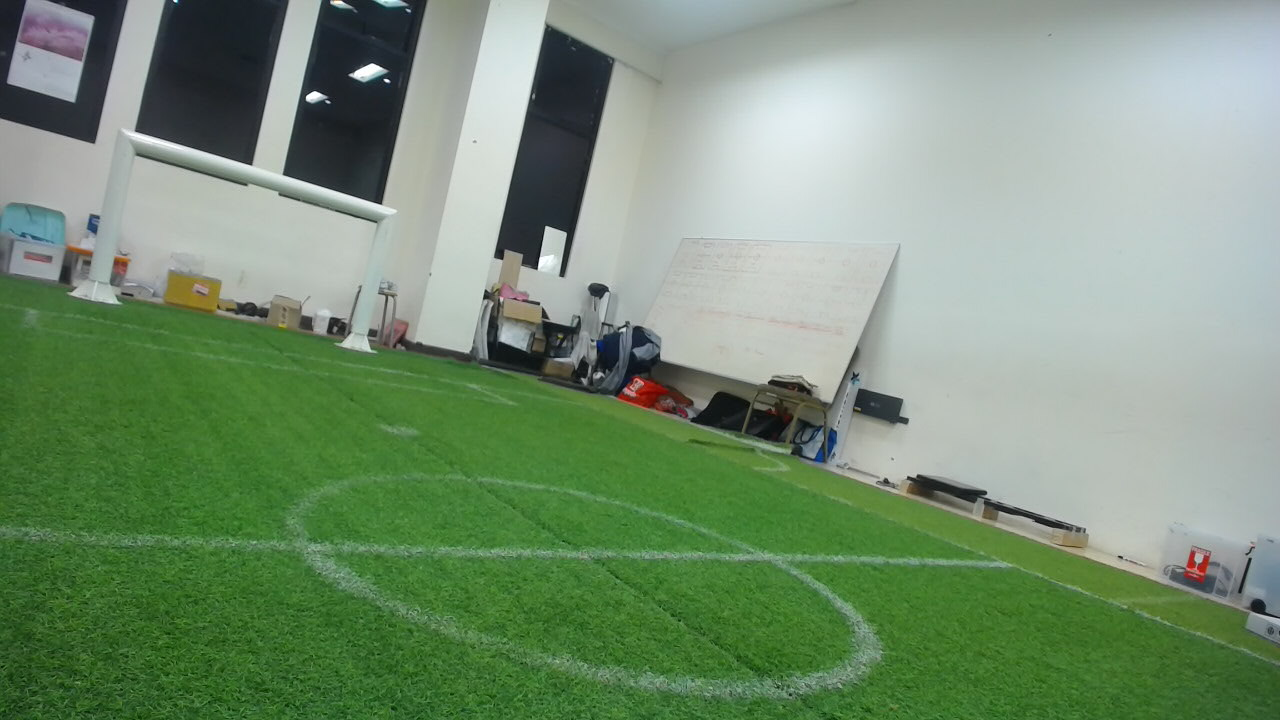
#> input picture Source-Code/image4.jpg, 1280 x 720 px, found by its file name
$ python Line-Extraction.py   (Python 2 division)
#> lines starting #> are read from the running program, lines starting #| are printed output that depends on the picture; after the words box and inside, x2 and y2 are one past the last pixel; in counts of white or black regions, pixels touching at a corner belong together
# Author : Eko Rudiawan
import time
import cv2
import numpy as np
import math
import matplotlib.pyplot as plt

IMAGE_WIDTH = 640
HALF_IMAGE_WIDTH = IMAGE_WIDTH / 2
IMAGE_HEIGHT = 360

angleStep = 1
lengthStep = 5

iepfEnable = True
oneCylce = False
showBinary = False

# Transform scanning coordinat to camera coordinat
def transToImgFrame(x,y):
    # x = x + 160
    x = x + HALF_IMAGE_WIDTH
    y = (y-IMAGE_HEIGHT) * -1
    return (x,y)

# Polar to cartesian
def polToCart(radius, theta):
    x = int(radius * math.cos(math.radians(theta)))
    y = int(radius * math.sin(math.radians(theta)))
    return (x,y)

def nothing(x):
	pass

def measPointToPoint(varP1, varP2):
    return math.sqrt(((varP2[0]-varP1[0])*(varP2[0]-varP1[0])) + ((varP2[1]-varP1[1])*(varP2[1]-varP1[1])))

# https://en.wikipedia.org/wiki/Distance_from_a_point_to_a_line
def measPointToLine(varPk, varPl, varP0):
    return abs((varPl[1]-varPk[1])*varP0[0] - (varPl[0]-varPk[0])*varP0[1] + varPl[0]*varPk[1] - varPl[1]*varPk[0]) / math.sqrt( math.pow((varPl[0] - varPk[0]),2) + math.pow((varPl[1] - varPk[1]),2) )

# Fungsi IEPF
# Input berupa list koordinat titik dan list endpoint dari titik
# Ouput berupa list persamaan garis dalam bentuk Ax + By + C = 0
def iepfFunction(dThreshold, ptList, ePtList):
    maxDPtToLine = 0
    breakPointIndex = -1

    # [13 lines of commented-out code are left out]
    jumlahEndpoint = len(ePtList[0])

    # loop sebanyak jumlah end point yang diinputkan
    for i in range(0, jumlahEndpoint-1):
        # A = y2 - y1 / x2 - x1
        # cuk = 0.000000000000000000000000001
        varA = float(ePtList[1][i+1] - ePtList[1][i]) / float(ePtList[0][i+1] - ePtList[0][i])
        # B = -1
        varB = -1.00
        # C = y - Ax
        varC = float(ePtList[1][i] - varA * ePtList[0][i])
        # print 'IEPF Line Function {}x  + {}y + {} = 0'.format(varA, varB, varC)
        # listLineFunc[0].append(varA)
        # listLineFunc[1].append(varB)
        # listLineFunc[2].append(varC)
        # loop sebanyak jumlah titik yang berada diantara endpoint
        for j in range(ePtList[2][i],ePtList[2][i+1]):
            # print 'j = {}'.format(j)
            if j == 0 or j == ePtList[2][i]:
                continue
            # Pengukuran jarak titik ke line
            # d = | ax1 + by1 + c / sqrt(a^2 + b^2) |
            dPtToLine =  float(abs((varA*ptList[0][j] + varB*ptList[1][j] + varC) / (math.sqrt(varA*varA + varB*varB))))
            # print 'D = {}'.format(dPtToLine)
            if dPtToLine > dThreshold:
                if (dPtToLine > maxDPtToLine):
                    maxDPtToLine = dPtToLine
                    breakPointIndex = j

    if(breakPointIndex != -1):
        # Cari nilai MNE
        ePtList[0].insert(jumlahEndpoint-1, ptList[0][breakPointIndex])
        ePtList[1].insert(jumlahEndpoint-1, ptList[1][breakPointIndex])
        ePtList[2].insert(jumlahEndpoint-1, breakPointIndex)

        # [5 lines of commented-out code are left out]
        ePtList = iepfFunction(dThreshold, ptList, ePtList)
    # [7 lines of commented-out code are left out]
    return ePtList

def mergeLine(mneThreshold, ptList, ePtList):
    jumlahEndpoint = len(ePtList[0])
    for i in range(0, jumlahEndpoint-2):
        # print 'garis'
        varPk = [ePtList[0][i] , ePtList[1][i]]
        varPl = [ePtList[0][i+2] , ePtList[1][i+2]]
        varP0 = [ePtList[0][i+1] , ePtList[1][i+1]]
        varMaxDistance = measPointToLine(varPk,varPl,varP0)
        varPk = [ePtList[0][i] , ePtList[1][i]]
        varPl = [ePtList[0][i+1] , ePtList[1][i+1]]
        prevIndex = ePtList[2][i+1] - 1
        nextIndex = ePtList[2][i+1] + 1
        # print 'PREV {} NEXT{}'.format(prevIndex, nextIndex)
        varP0 = [ptList[0][prevIndex], ptList[1][nextIndex]]
        # print 'K {},{} L {},{} P0 {},{}'.format(varPk[0], varPk[1], varPl[0], varPl[1], varPl[0], varPl[1])
        print varPk
        print varPl
        print varP0
        xx = measPointToLine(varPk,varPl,varP0)
        varMNEprev = varMaxDistance / xx
        # print 'MNE Prev {}'.format(varMNEprev)
        print 'Prev list'
        print ePtList
        if varMNEprev > 2:
            # remX = ePtList[0][i+1]
            # remY = ePtList[1][i+1]
            # remIndex = ePtList[2][i+1]
            # ePtList[0].remove(remX)
            ePtList[0].pop(i+1)
            ePtList[1].pop(i+1)
            ePtList[2].pop(i+1)
        # print 'K {},{} L {},{}'.format(varPk[0], varPk[1], varPl[0], varPl[1],)
        # for j in range(ePtList[2][i],ePtList[2][i+1]):
        print 'last list'
        print ePtList
    return ePtList

def main():
    # Green Color Default Parameter
    cv2.namedWindow('Green')
    cv2.namedWindow('White')
    cv2.createTrackbar('gHMin','Green',0,255,nothing)
    cv2.createTrackbar('gHMax','Green',0,255,nothing)
    cv2.createTrackbar('gSMin','Green',0,255,nothing)
    cv2.createTrackbar('gSMax','Green',0,255,nothing)
    cv2.createTrackbar('gVMin','Green',0,255,nothing)
    cv2.createTrackbar('gVMax','Green',0,255,nothing)

    cv2.setTrackbarPos('gHMin','Green',40)
    cv2.setTrackbarPos('gHMax','Green',60)
    cv2.setTrackbarPos('gSMin','Green',50)
    cv2.setTrackbarPos('gSMax','Green',255)
    cv2.setTrackbarPos('gVMin','Green',55)
    cv2.setTrackbarPos('gVMax','Green',255)

    # White Color Default Parameter
    cv2.createTrackbar('wHMin','White',0,255,nothing)
    cv2.createTrackbar('wHMax','White',0,255,nothing)
    cv2.createTrackbar('wSMin','White',0,255,nothing)
    cv2.createTrackbar('wSMax','White',0,255,nothing)
    cv2.createTrackbar('wVMin','White',0,255,nothing)
    cv2.createTrackbar('wVMax','White',0,255,nothing)

    cv2.setTrackbarPos('wHMin','White',0)
    cv2.setTrackbarPos('wHMax','White',255)
    cv2.setTrackbarPos('wSMin','White',0)
    cv2.setTrackbarPos('wSMax','White',255)
    cv2.setTrackbarPos('wVMin','White',140)
    cv2.setTrackbarPos('wVMax','White',255)

    # Calculating maximum length
    maxL = math.sqrt(HALF_IMAGE_WIDTH*HALF_IMAGE_WIDTH+IMAGE_HEIGHT*IMAGE_HEIGHT)
    maxL = int(maxL)
    # print maxL

    while(1):
        start = time.time()
        # Load image from file
        frame = cv2.imread("d:\Research\BarelangFC-Line-Extraction\Source-Code\image4.jpg")
#> frame is the input picture: shape (720, 1280, 3); mean B, G, R 116.2, 144.8, 119.9
        frame = cv2.resize(frame,None,fx=0.5, fy=0.5, interpolation = cv2.INTER_CUBIC)
#> frame: shape (360, 640, 3)
        # print frame.shape[:2]
        modifiedFrame = frame.copy()

        hsv = cv2.cvtColor(frame, cv2.COLOR_BGR2HSV)
#> hsv: shape (360, 640, 3); mean H, S, V 66.3, 73.9, 145.9

        gHMax = cv2.getTrackbarPos('gHMax','Green')
        gHMin = cv2.getTrackbarPos('gHMin','Green')
        gSMax = cv2.getTrackbarPos('gSMax','Green')
        gSMin = cv2.getTrackbarPos('gSMin','Green')
        gVMax = cv2.getTrackbarPos('gVMax','Green')
        gVMin = cv2.getTrackbarPos('gVMin','Green')

        wHMax = cv2.getTrackbarPos('wHMax','White')
        wHMin = cv2.getTrackbarPos('wHMin','White')
        wSMax = cv2.getTrackbarPos('wSMax','White')
        wSMin = cv2.getTrackbarPos('wSMin','White')
        wVMax = cv2.getTrackbarPos('wVMax','White')
        wVMin = cv2.getTrackbarPos('wVMin','White')

        lowerGreen = np.array([gHMin,gSMin,gVMin])
        upperGreen = np.array([gHMax,gSMax,gVMax])

        lowerWhite = np.array([wHMin,wSMin,wVMin])
        upperWhite = np.array([wHMax,wSMax,wVMax])

        # Binary filtering
        gBinary = cv2.inRange(hsv, lowerGreen, upperGreen)
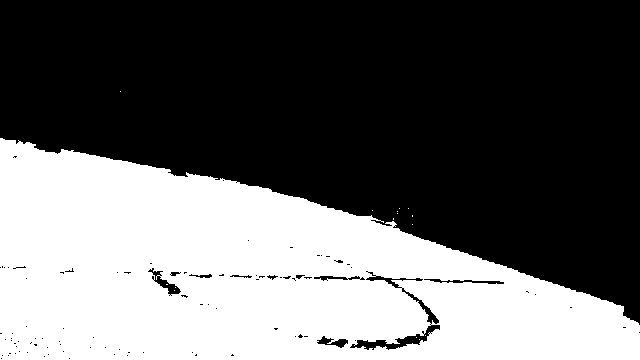
#> gBinary: shape (360, 640); 39.7% white; 16 white regions (15 under 20 px), largest, box (x1, y1, x2, y2) and area: (0, 138, 640, 360) 91556
        wBinary = cv2.inRange(hsv, lowerWhite, upperWhite)
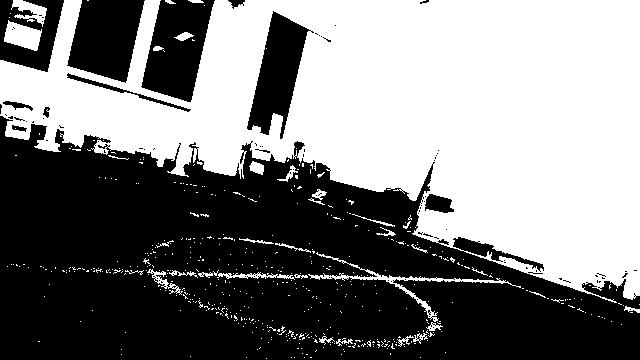
#> wBinary: shape (360, 640); 49.1% white; 507 white regions (472 under 20 px), largest, box (x1, y1, x2, y2) and area: (0, 0, 640, 303) 107629, (308, 252, 521, 322) 1016, (4, 20, 42, 51) 735

        listPointP = [[0,0]]
        del listPointP[:]
        listPointP.append([])
        listPointP.append([])

        # Rotation Scanning
        dBetweenP = 0
        for i in range(180,0-angleStep,angleStep*-1):
            foundGreen = False
            lastFoundGreen = False
            lastFoundWhite = False
            foundWhite = False

            for j in range(maxL,0,lengthStep*-1):
                # print 'Polar {},{}'.format(j, i)
                x,y =  polToCart(j,i)
                # print 'Car {},{}'.format(x, y)
                x,y =  transToImgFrame(x,y)
                # print 'CV{},{}'.format(x, y)
                if x >= 0 and x < IMAGE_WIDTH and y >= 0 and y < IMAGE_HEIGHT:
                    # print gBinary
                    #  kolom x baris
                    if foundGreen == False:
                        warna = gBinary.item(y,x)
                    else:
                        warna = wBinary.item(y,x)
                else:
                    warna = 0

                # Jika belum ketemu hijau
                if foundGreen == False:
                    if warna == 255:
                        dBetweenP = 0
                        foundGreen = True
                        # Cek jarak dulu sebelum dimasukkan ke list
                        listIndex = len(listPointP[0])-1
                        # print 'Index '
                        # print listIndex
                        if listIndex != -1:
                            varP1 = [0,0]
                            varP1[0] = x
                            varP1[1] = y
                            varP2 = [0,0]
                            varP2[0] = listPointP[0][listIndex]
                            varP2[1] = listPointP[1][listIndex]
                            # [4 lines of commented-out code are left out]
                            dBetweenP = measPointToPoint(varP1,varP2)
                        # [5 lines of commented-out code are left out]
                        if dBetweenP < 50:
                            listPointP[0].append(x)
                            listPointP[1].append(y)
                        # if listIndex != -1:
                            # print listPointP
                        color = (0,0,255)
                        # print 'merahhhhhhh'
                        # cv2.circle(frame,(x,y), 2, (0,0,255), -1)
                    elif warna == 0:
                        color = (255,0,0)
                        # print 'bitu'

                # Jika sudah ketemu hijau cek warna putih
                else:
                    if warna == 255:
                        foundWhite = True
                        color = (0,255,255)
                        # print 'merahhhhhhh'
                        # cv2.circle(frame,(x,y), 2, (0,0,255), -1)
                    elif warna == 0:
                        color = (255,255,0)
                        # print 'bitu'
                if lastFoundGreen == False and foundGreen == True:
                    cv2.circle(modifiedFrame,(x,y), 2, color, -1)
                if lastFoundWhite == False and foundWhite == True:
                    cv2.circle(modifiedFrame,(x,y), 2, color, -1)
                # Update parameter
                lastFoundGreen = foundGreen
                lastFoundWhite = foundWhite
                if foundWhite:
                    break
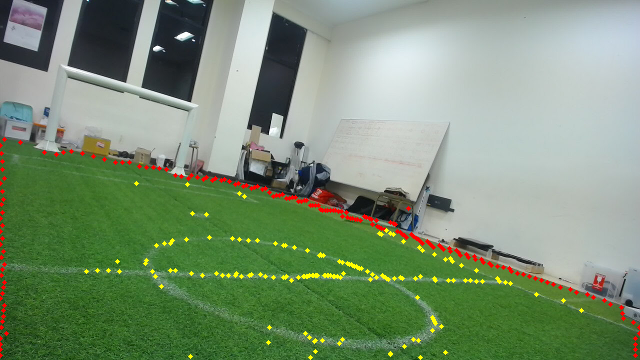
#> modifiedFrame: shape (360, 640, 3); mean B, G, R 115, 144.6, 122.8
#> after the loop, dBetweenP = 6; listIndex = 177; varP1 = [635, 355]; varP2 = [635, 349]


        # print listPointP

        # Input 2 buah endpoint untuk masukan awal
        if iepfEnable == True:
            endPoint0 = 0
            endPointN = len(listPointP[0])-1

            listEndPoint = [[0,0]]
            del listEndPoint[:]
            listEndPoint.append([])
            listEndPoint.append([])
            listEndPoint.append([])

            # endPoint0 x,y coordinat dan index
            listEndPoint[0].append(listPointP[0][endPoint0])
            listEndPoint[1].append(listPointP[1][endPoint0])
            listEndPoint[2].append(endPoint0)

            # endPointN x,y coordinat dan index
            listEndPoint[0].append(listPointP[0][endPointN])
            listEndPoint[1].append(listPointP[1][endPointN])
            listEndPoint[2].append(endPointN+1)

            listPredLine = iepfFunction(50, listPointP, listEndPoint)

            plt.title("IEPF Algorithm")
            plt.plot(listPointP[0], listPointP[1], 'ro')
            plt.plot(listPredLine[0], listPredLine[1])
            plt.axis([0, IMAGE_WIDTH, 0,IMAGE_HEIGHT])
            plt.show()
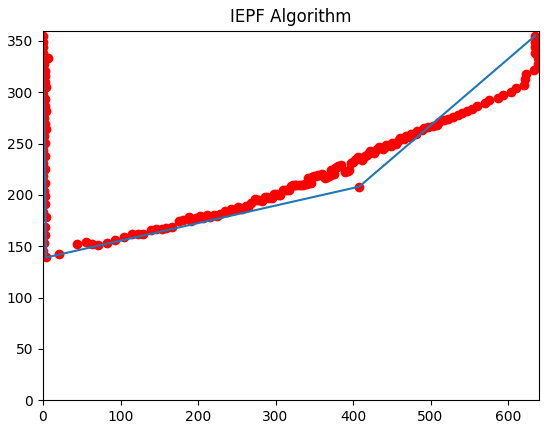
#> figure drawn by matplotlib, 1 panel

            print 'Predicted Line'
            print listPredLine
            for i in range(0,len(listPredLine[0])-1):
                cv2.line(modifiedFrame,(listPredLine[0][i],listPredLine[1][i]),(listPredLine[0][i+1],listPredLine[1][i+1]),(255,0,0),5)
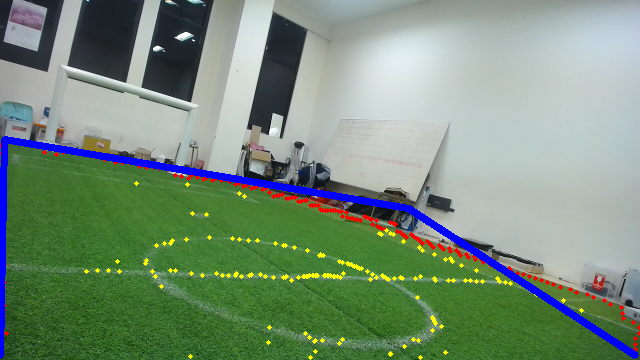
#> modifiedFrame: shape (360, 640, 3); 2.69% of pixels changed, all inside (x1, y1, x2, y2) = (0, 136, 639, 359)

        # cv2.imshow("frame",frame)
        cv2.imshow("New Image",modifiedFrame)
        if showBinary == True:
            cv2.imshow("Green Bin",gBinary)
            cv2.imshow("White Bin",wBinary)
        # Plot list of point

        end = time.time()
        miliseconds = end - start
        FPS = 1/miliseconds
        print 'fps = '
        print FPS

        k = cv2.waitKey(5) & 0xFF
#> (key Esc is pressed here)
        if k == 27:
            break
        if oneCylce == True:
            break

    cv2.destroyAllWindows()

if __name__ == "__main__":
    main()

$ run again, with Source-Code/image2.jpg copied over Source-Code/image4.jpg
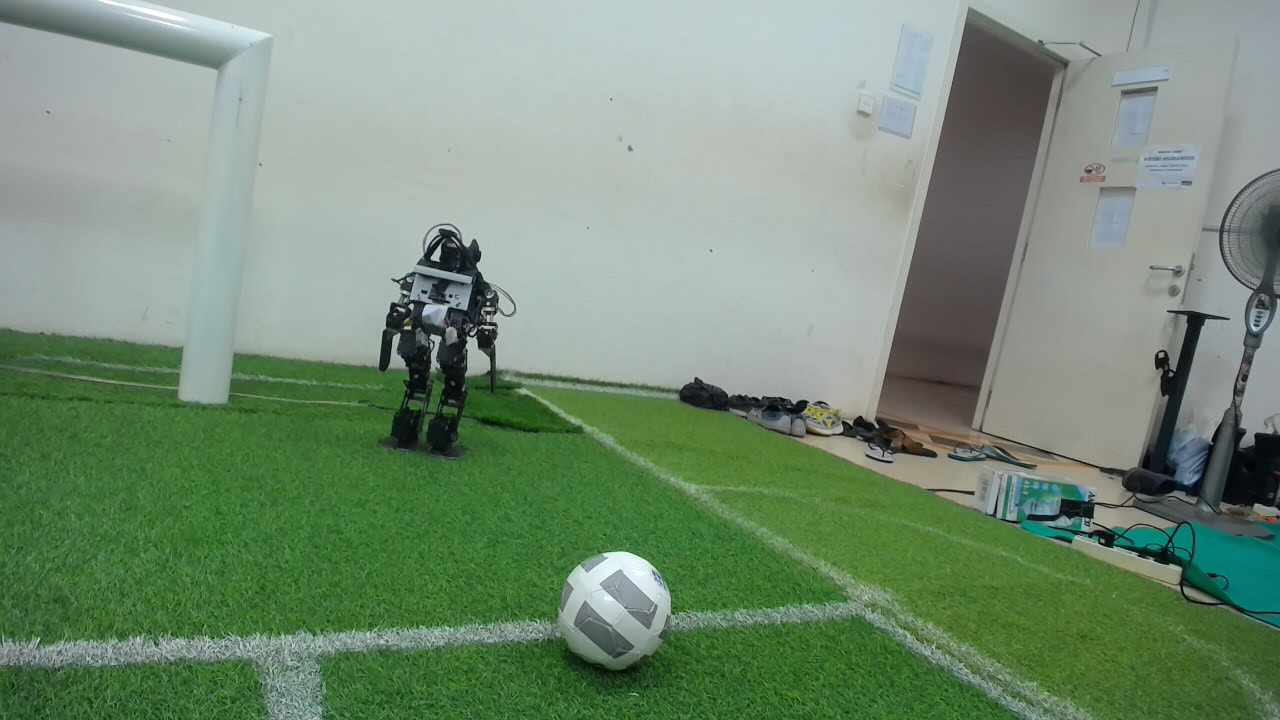
#> input picture Source-Code/image2.jpg, 1280 x 720 px, found by its file name
#> in main, frame is the input picture: shape (720, 1280, 3); mean B, G, R 117.2, 140.8, 117.4
#> frame: shape (360, 640, 3)
#> hsv: shape (360, 640, 3); mean H, S, V 66.1, 66.4, 141.6
#> in main, `gBinary = cv2.inRange(hsv, lowerGreen, upperGreen)`:
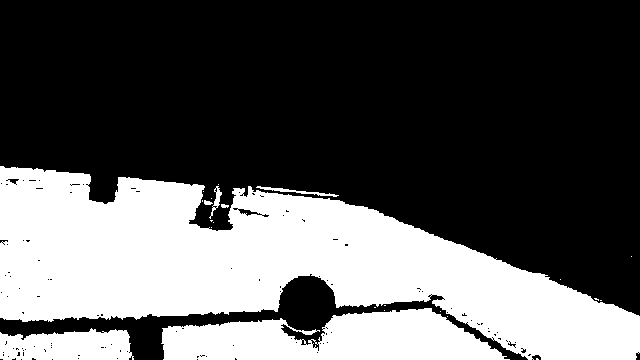
#> gBinary: shape (360, 640); 34.9% white; 24 white regions (17 under 20 px), largest, box (x1, y1, x2, y2) and area: (0, 166, 640, 360) 64098, (161, 308, 510, 360) 12412, (0, 328, 134, 360) 3470
#> wBinary: shape (360, 640); 51% white; 150 black regions (140 under 20 px), largest, box (x1, y1, x2, y2) and area: (0, 4, 640, 360) 110881, (0, 0, 114, 35) 1117, (549, 93, 568, 100) 90
#> after the loop in main, `for i in range(180,0-angleStep,angleStep*-1):`: dBetweenP = 6; listIndex = 175; varP1 = [635, 355]; varP2 = [635, 349]
#> after the loop in main, `for i in range(0,len(listPredLine[0])-1):`:
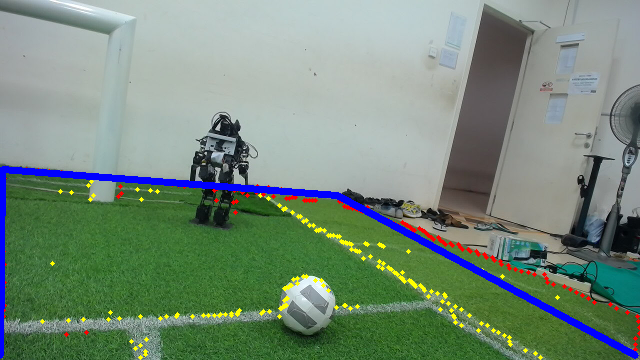
#> modifiedFrame: shape (360, 640, 3); mean B, G, R 120.6, 138.4, 117.5
